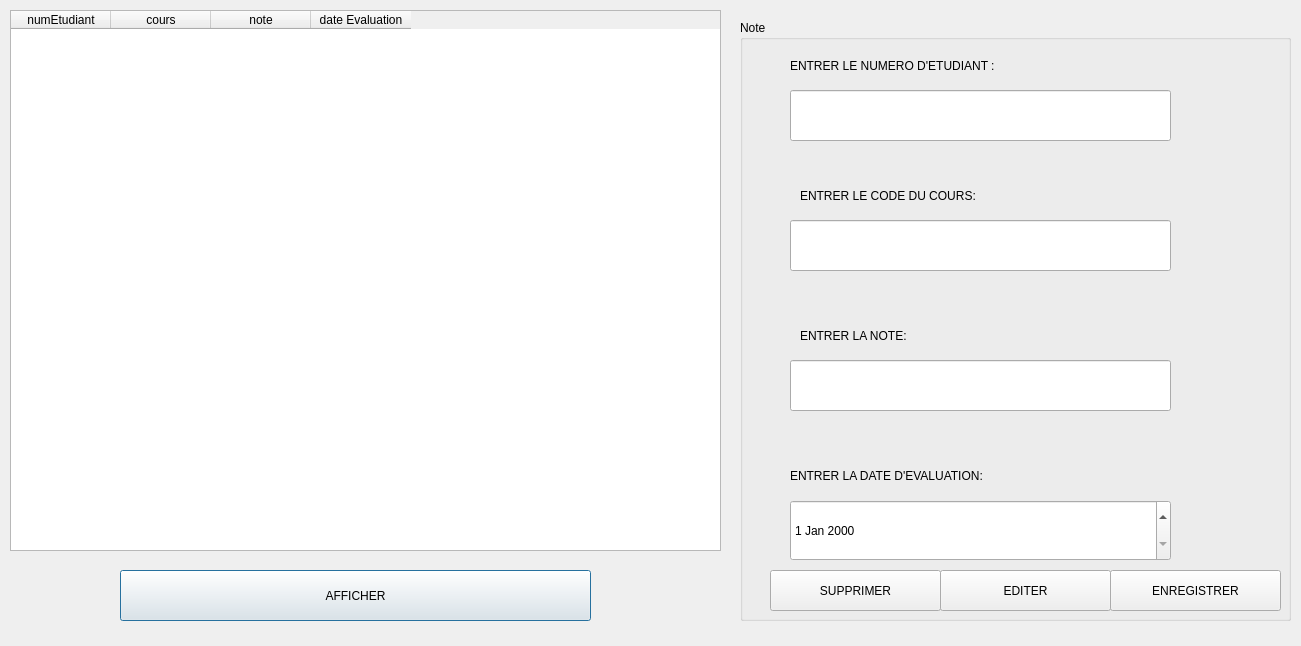
<?xml version="1.0" encoding="UTF-8"?>
<ui version="4.0">
 <class>note</class>
 <widget class="QDialog" name="note">
  <property name="geometry">
   <rect>
    <x>0</x>
    <y>0</y>
    <width>1301</width>
    <height>646</height>
   </rect>
  </property>
  <property name="windowTitle">
   <string>Dialog</string>
  </property>
  <widget class="QPushButton" name="pushButton">
   <property name="geometry">
    <rect>
     <x>120</x>
     <y>570</y>
     <width>471</width>
     <height>51</height>
    </rect>
   </property>
   <property name="text">
    <string>AFFICHER</string>
   </property>
  </widget>
  <widget class="QTableWidget" name="tableWidget">
   <property name="geometry">
    <rect>
     <x>10</x>
     <y>10</y>
     <width>711</width>
     <height>541</height>
    </rect>
   </property>
   <column>
    <property name="text">
     <string>numEtudiant</string>
    </property>
   </column>
   <column>
    <property name="text">
     <string>cours</string>
    </property>
   </column>
   <column>
    <property name="text">
     <string>note</string>
    </property>
   </column>
   <column>
    <property name="text">
     <string>date Evaluation</string>
    </property>
   </column>
  </widget>
  <widget class="QGroupBox" name="groupBox">
   <property name="geometry">
    <rect>
     <x>740</x>
     <y>20</y>
     <width>551</width>
     <height>601</height>
    </rect>
   </property>
   <property name="title">
    <string>Note</string>
   </property>
   <widget class="QPushButton" name="pushButton_2">
    <property name="geometry">
     <rect>
      <x>370</x>
      <y>550</y>
      <width>171</width>
      <height>41</height>
     </rect>
    </property>
    <property name="text">
     <string>ENREGISTRER</string>
    </property>
   </widget>
   <widget class="QLabel" name="label">
    <property name="geometry">
     <rect>
      <x>60</x>
      <y>160</y>
      <width>431</width>
      <height>31</height>
     </rect>
    </property>
    <property name="text">
     <string>ENTRER LE CODE DU COURS:</string>
    </property>
   </widget>
   <widget class="QLabel" name="label_2">
    <property name="geometry">
     <rect>
      <x>50</x>
      <y>30</y>
      <width>431</width>
      <height>31</height>
     </rect>
    </property>
    <property name="text">
     <string>ENTRER LE NUMERO D'ETUDIANT :</string>
    </property>
   </widget>
   <widget class="QLabel" name="label_3">
    <property name="geometry">
     <rect>
      <x>60</x>
      <y>300</y>
      <width>431</width>
      <height>31</height>
     </rect>
    </property>
    <property name="text">
     <string>ENTRER LA NOTE:</string>
    </property>
   </widget>
   <widget class="QLineEdit" name="lineEdit">
    <property name="geometry">
     <rect>
      <x>50</x>
      <y>70</y>
      <width>381</width>
      <height>51</height>
     </rect>
    </property>
   </widget>
   <widget class="QLineEdit" name="lineEdit_2">
    <property name="geometry">
     <rect>
      <x>50</x>
      <y>200</y>
      <width>381</width>
      <height>51</height>
     </rect>
    </property>
   </widget>
   <widget class="QLineEdit" name="lineEdit_3">
    <property name="geometry">
     <rect>
      <x>50</x>
      <y>340</y>
      <width>381</width>
      <height>51</height>
     </rect>
    </property>
   </widget>
   <widget class="QLabel" name="label_4">
    <property name="geometry">
     <rect>
      <x>50</x>
      <y>440</y>
      <width>431</width>
      <height>31</height>
     </rect>
    </property>
    <property name="text">
     <string>ENTRER LA DATE D'EVALUATION:</string>
    </property>
   </widget>
   <widget class="QDateEdit" name="dateEdit">
    <property name="geometry">
     <rect>
      <x>50</x>
      <y>480</y>
      <width>381</width>
      <height>61</height>
     </rect>
    </property>
   </widget>
   <widget class="QPushButton" name="pushButton_3">
    <property name="geometry">
     <rect>
      <x>200</x>
      <y>550</y>
      <width>171</width>
      <height>41</height>
     </rect>
    </property>
    <property name="text">
     <string>EDITER</string>
    </property>
   </widget>
   <widget class="QPushButton" name="pushButton_4">
    <property name="geometry">
     <rect>
      <x>30</x>
      <y>550</y>
      <width>171</width>
      <height>41</height>
     </rect>
    </property>
    <property name="text">
     <string>SUPPRIMER</string>
    </property>
   </widget>
  </widget>
 </widget>
 <resources/>
 <connections/>
</ui>
